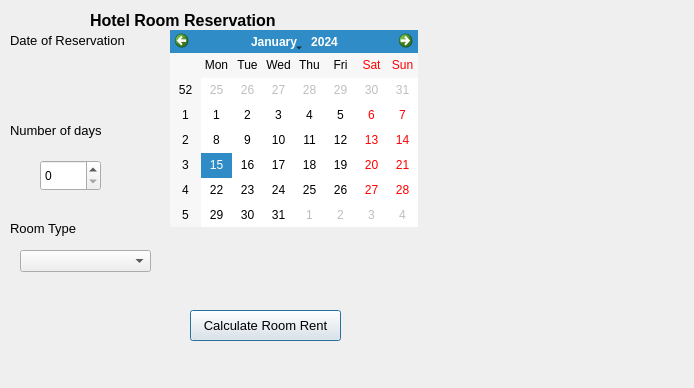
<?xml version="1.0" encoding="UTF-8"?>
<ui version="4.0">
 <class>Dialog</class>
 <widget class="QDialog" name="Dialog">
  <property name="geometry">
   <rect>
    <x>0</x>
    <y>0</y>
    <width>694</width>
    <height>388</height>
   </rect>
  </property>
  <property name="windowTitle">
   <string>Dialog</string>
  </property>
  <widget class="QLabel" name="label">
   <property name="geometry">
    <rect>
     <x>90</x>
     <y>10</y>
     <width>221</width>
     <height>21</height>
    </rect>
   </property>
   <property name="font">
    <font>
     <family>Arial</family>
     <pointsize>12</pointsize>
     <weight>75</weight>
     <bold>true</bold>
    </font>
   </property>
   <property name="text">
    <string>Hotel Room Reservation</string>
   </property>
  </widget>
  <widget class="QLabel" name="label_2">
   <property name="geometry">
    <rect>
     <x>10</x>
     <y>30</y>
     <width>131</width>
     <height>20</height>
    </rect>
   </property>
   <property name="font">
    <font>
     <family>Arial</family>
     <pointsize>10</pointsize>
    </font>
   </property>
   <property name="text">
    <string>Date of Reservation</string>
   </property>
  </widget>
  <widget class="QLabel" name="label_3">
   <property name="geometry">
    <rect>
     <x>10</x>
     <y>120</y>
     <width>101</width>
     <height>21</height>
    </rect>
   </property>
   <property name="font">
    <font>
     <family>Arial</family>
     <pointsize>10</pointsize>
    </font>
   </property>
   <property name="text">
    <string>Number of days</string>
   </property>
  </widget>
  <widget class="QLabel" name="label_4">
   <property name="geometry">
    <rect>
     <x>10</x>
     <y>220</y>
     <width>71</width>
     <height>16</height>
    </rect>
   </property>
   <property name="font">
    <font>
     <family>Arial</family>
     <pointsize>10</pointsize>
    </font>
   </property>
   <property name="text">
    <string>Room Type</string>
   </property>
  </widget>
  <widget class="QLabel" name="Enteredinfo">
   <property name="geometry">
    <rect>
     <x>440</x>
     <y>70</y>
     <width>201</width>
     <height>151</height>
    </rect>
   </property>
   <property name="text">
    <string/>
   </property>
  </widget>
  <widget class="QLabel" name="RoomRentinfo">
   <property name="geometry">
    <rect>
     <x>460</x>
     <y>250</y>
     <width>151</width>
     <height>91</height>
    </rect>
   </property>
   <property name="text">
    <string/>
   </property>
  </widget>
  <widget class="QComboBox" name="comboBox">
   <property name="geometry">
    <rect>
     <x>20</x>
     <y>250</y>
     <width>131</width>
     <height>22</height>
    </rect>
   </property>
  </widget>
  <widget class="QSpinBox" name="spinBox">
   <property name="geometry">
    <rect>
     <x>40</x>
     <y>160</y>
     <width>61</width>
     <height>31</height>
    </rect>
   </property>
  </widget>
  <widget class="QCalendarWidget" name="calendarWidget">
   <property name="geometry">
    <rect>
     <x>170</x>
     <y>30</y>
     <width>248</width>
     <height>197</height>
    </rect>
   </property>
  </widget>
  <widget class="QPushButton" name="pushButton">
   <property name="geometry">
    <rect>
     <x>190</x>
     <y>310</y>
     <width>151</width>
     <height>31</height>
    </rect>
   </property>
   <property name="font">
    <font>
     <family>Arial</family>
     <pointsize>10</pointsize>
    </font>
   </property>
   <property name="text">
    <string>Calculate Room Rent</string>
   </property>
  </widget>
 </widget>
 <resources/>
 <connections/>
</ui>
